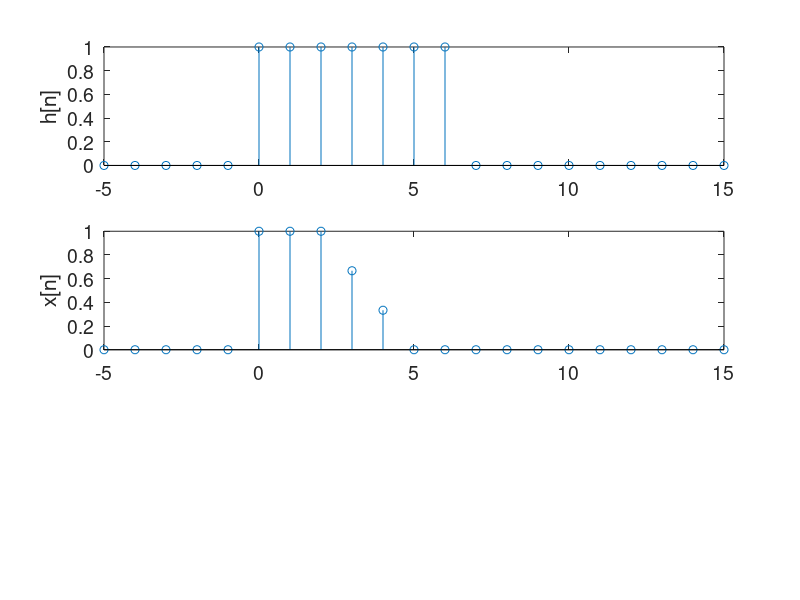
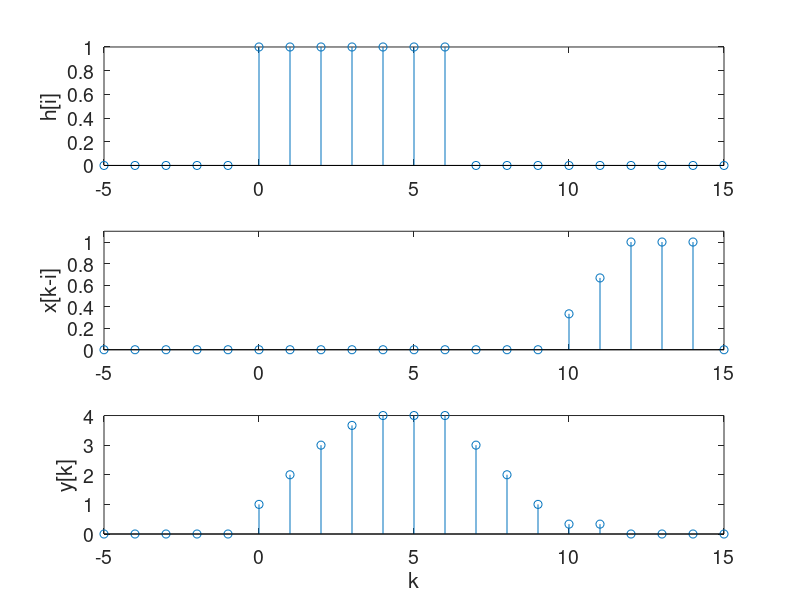

Recreate these plots in MATLAB, in order.
close all; 
clear 

%%% Demo of convolution
n = -5:15;
n0 = find(n==0);
lneg = sum(n<0); % length of negative time-axis (n-axis)
lpos = sum(n>=0);

% %% Example 1
% pw = 5; % pulse width
% h = [zeros(1,lneg) ones(1,pw) zeros(1,lpos-pw)];
% x = [zeros(1,lneg) ones(1,7) zeros(1, lpos-7)];

% %% Example 2
pw = 7; % pulse width
h = [zeros(1,lneg) ones(1,pw) zeros(1,lpos-pw)];
x = [zeros(1,lneg) ones(1,3) 2/3 1/3 zeros(1, lpos-5)];


%%
subplot(3,1,1);
stem(n, h);
set(gca,'FontSize', 14);
ylabel('h[n]');
%hold on;
%plot(n, h, 'k--');

subplot(3,1,2);
stem(n, x); %hold on;
set(gca,'FontSize', 14);
ylabel('x[n]');
%plot(n, x, 'k--');

pause;
figure;
subplot(3,1,1);
stem(n, h);
%axis([n(1) n(end) -0.1 1.1]);
set(gca,'FontSize', 14);
ylabel('h[i]');
%hold on;
%plot(n, h, 'k--');

i0 = length(n) - find(n==0) + 1; %index for n = 0 when flipped;
y = zeros(1,length(n));
xflip = x(end:-1:1); % x[-i]

for k = n(1):n(end), %0:lpos-1,
subplot(3,1,2);
%xkmini = [zeros(1, max([lneg+k-i0+1],0)) ...
%    xflip(i0 - (lneg + k):min(end,i0+lpos-k)) ...
%    zeros(1, lpos-(length(xflip)-i0+1+k))]; % x[k-i]
xkmini = [zeros(1, max([lneg+k-i0],0)) ...
    xflip(max(1, i0 - (lneg + k)):min(end,i0+lpos-k)) ...
    zeros(1, lpos-(length(xflip)-i0+1+k))]; % x[k-i]
stem(n, xkmini);
set(gca,'FontSize', 14);
ylabel('x[k-i]');
axis([n(1) n(end) min(x) 1.1*max(x)]);
%stem(n, [x(k+i0+lneg:-1:k+));
subplot(3,1,3)
y(n0+k) = xkmini*h';
stem(n, y);
set(gca,'FontSize', 14);
ylabel('y[k]');
xlabel('k');
%axis([n(1) n(end) -0.1 1.1*(x*h')]);
pause
end

